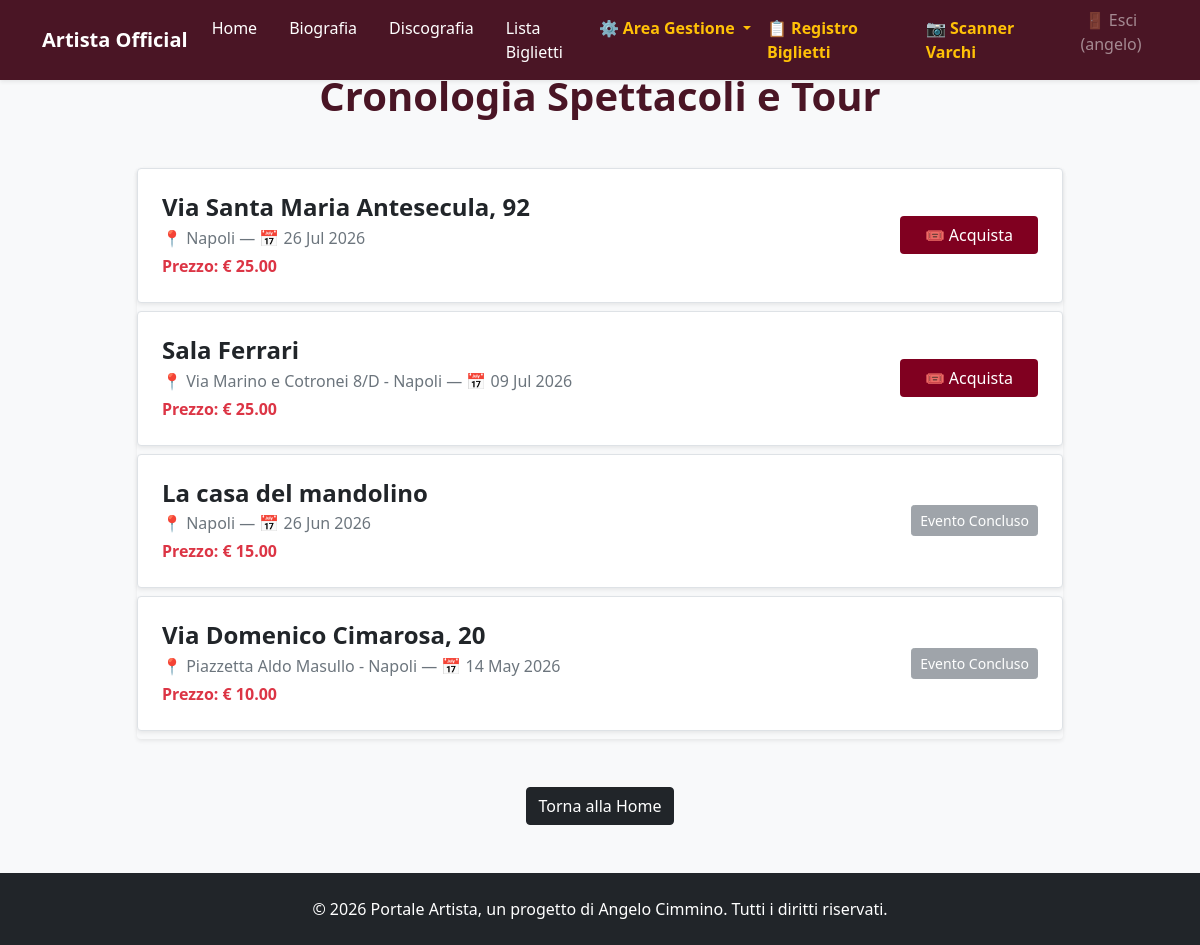
/concerti/tutti/ (signed in), run on the app's committed database.
### tributo/models.py (models this page shows, shortened)
class Concerto(models.Model):
    luogo = models.CharField(max_length=200)
    citta = models.CharField(max_length=100)
    data = models.DateField()
    locandina = models.ImageField(upload_to='locandine/', blank=True, null=True)
    prezzo = models.DecimalField(max_digits=6, decimal_places=2, default=25.00)

### tributo/views.py (the view)
# urls.py: path('concerti/tutti/', views.tutti_i_concerti, name='tutti_i_concerti'), # <-- Nuova riga
def tutti_i_concerti(request):
    concerti_totali = Concerto.objects.all().order_by('-data')
    return render(request, 'tributo/tutti_i_concerti.html', {'concerti': concerti_totali})

### tributo/templates/tributo/tutti_i_concerti.html (shortened to what this page needs)
{% extends 'tributo/base.html' %}
{% block content %}
<div class="container my-5">
    <div class="row">
        <div class="col-md-10 mx-auto">
            <br>
            <h1 class="fw-bold mb-5 text-center" style="color: #4a1525;">Cronologia Spettacoli e Tour</h1>
            <div class="list-group shadow-sm rounded">
                {% now "Y-m-d" as today_date %}
                {% for concerto in concerti %}
                    <div class="list-group-item p-4 bg-white mb-2 border rounded shadow-sm">
                        <div class="row align-items-center">
                            <div class="col-md-8">
                                <h4 class="fw-bold text-dark mb-1">{{ concerto.luogo }}</h4>
                                <p class="text-secondary mb-0">
                                    📍 {{ concerto.citta }} — 📅 {{ concerto.data|date:"d M Y" }}
                                </p>
                                <span class="fw-bold text-danger d-block mt-1">Prezzo: € {{ concerto.prezzo }}</span>
                            </div>
                            <div class="col-md-4 text-md-end mt-3 mt-md-0">
                                 {% if concerto.data|date:"Y-m-d" >= today_date %}
                                    <a href="{% url 'concerto_riepilogo' concerto.id %}" class="btn btn-teatro px-4">🎟️ Acquista</a>
                                {% else %}
                                    <button class="btn btn-secondary btn-sm" disabled>Evento Concluso</button>
                                {% endif %}
                            </div>
                        </div>
                    </div>
                {% empty %}
                    <div class="alert alert-warning text-center">Nessun concerto presente nel registro di sistema.</div>
                {% endfor %}
            </div>
            <div class="text-center mt-5">
                <a href="{% url 'home' %}" class="btn btn-dark">Torna alla Home</a>
            </div>
        </div>
    </div>
</div>
{% endblock %}

### tributo/templates/tributo/base.html (shortened to what this page needs)
<!DOCTYPE html>
<html lang="it">
<head>
    <link
      href="https://cdn.jsdelivr.net/npm/bootstrap@5.0.0/dist/css/bootstrap.min.css"
      rel="stylesheet"
    />
</head>
<body>
        <nav class="navbar navbar-expand-lg fixed-top navbar-dark navbar-custom shadow-sm mb-4">
        <div class="container">
            <a class="navbar-brand fw-bold" href="{% url 'home' %}">Artista Official</a>
            <div class="collapse navbar-collapse" id="navbarNav">
                <div class="navbar-nav ms-auto">
                    <a class="nav-item nav-link text-white me-3" href="{% url 'home' %}">Home</a>
                    <a class="nav-item nav-link text-white me-3" href="{% url 'lista_biografia' %}">Biografia</a>
                    <a class="nav-item nav-link text-white me-3" href="{% url 'discografia' %}">Discografia</a>
                    <a class="nav-item nav-link text-white" href="{% url 'lista_partecipanti' %}">Lista Biglietti</a>
                    {% if user.is_staff %}
                        <li class="nav-item dropdown">
                            <a class="nav-link dropdown-toggle text-warning fw-bold"
                            href="#"
                            id="navbarDropdownGestione"
                            role="button"
                            data-bs-toggle="dropdown"
                            aria-expanded="false">
                                ⚙️ Area Gestione
                            </a>
                        </li>
                    {% endif %}
                    {% if user.is_staff %}
                        <a class="nav-item nav-link text-warning me-3 fw-bold" href="{% url 'lista_partecipanti' %}">📋 Registro Biglietti</a>
                        <a class="nav-item nav-link text-warning me-3 fw-bold" href="{% url 'dashboard_scanner' %}">📷 Scanner Varchi</a>
                        <form action="{% url 'admin:logout' %}" method="POST" class="d-inline">
                            <button type="submit" class="btn btn-link nav-item nav-link text-white-50 d-inline p-0 border-0 align-baseline">
                                🚪 Esci ({{ user.username }})
                            </button>
                        </form>
                    {% endif %}
                </div>
            </div>
        </div>
    </nav>
    <main>
        {% block content %}
        {% endblock %}
    </main>
    <footer class="bg-dark text-white text-center py-4 mt-5">
        <p class="mb-0">&copy; 2026 Portale Artista, un progetto di Angelo Cimmino. Tutti i diritti riservati.</p>
    </footer>
</body>
</html>

### tributo/templates/tributo/base.html (style rules this page uses)
body { background-color: #f8f9fa; color: #212529; }
.navbar-custom { background-color: #4a1525; }
.btn-teatro { background-color: #800020; color: white; }

### data on the page
Concerto: luogo "Via Santa Maria Antesecula, 92", citta "Napoli", data "26 Jul 2026", prezzo "25.00", shows "🎟️ Acquista"
Concerto: luogo "Sala Ferrari", citta "Via Marino e Cotronei 8/D - Napoli", data "09 Jul 2026", prezzo "25.00", shows "🎟️ Acquista"
Concerto: luogo "La casa del mandolino", citta "Napoli", data "26 Jun 2026", prezzo "15.00", shows "Evento Concluso"
Concerto: luogo "Via Domenico Cimarosa, 20", citta "Piazzetta Aldo Masullo - Napoli", data "14 May 2026", prezzo "10.00", shows "Evento Concluso"

### other printed values
{{ user.username }} "angelo"
